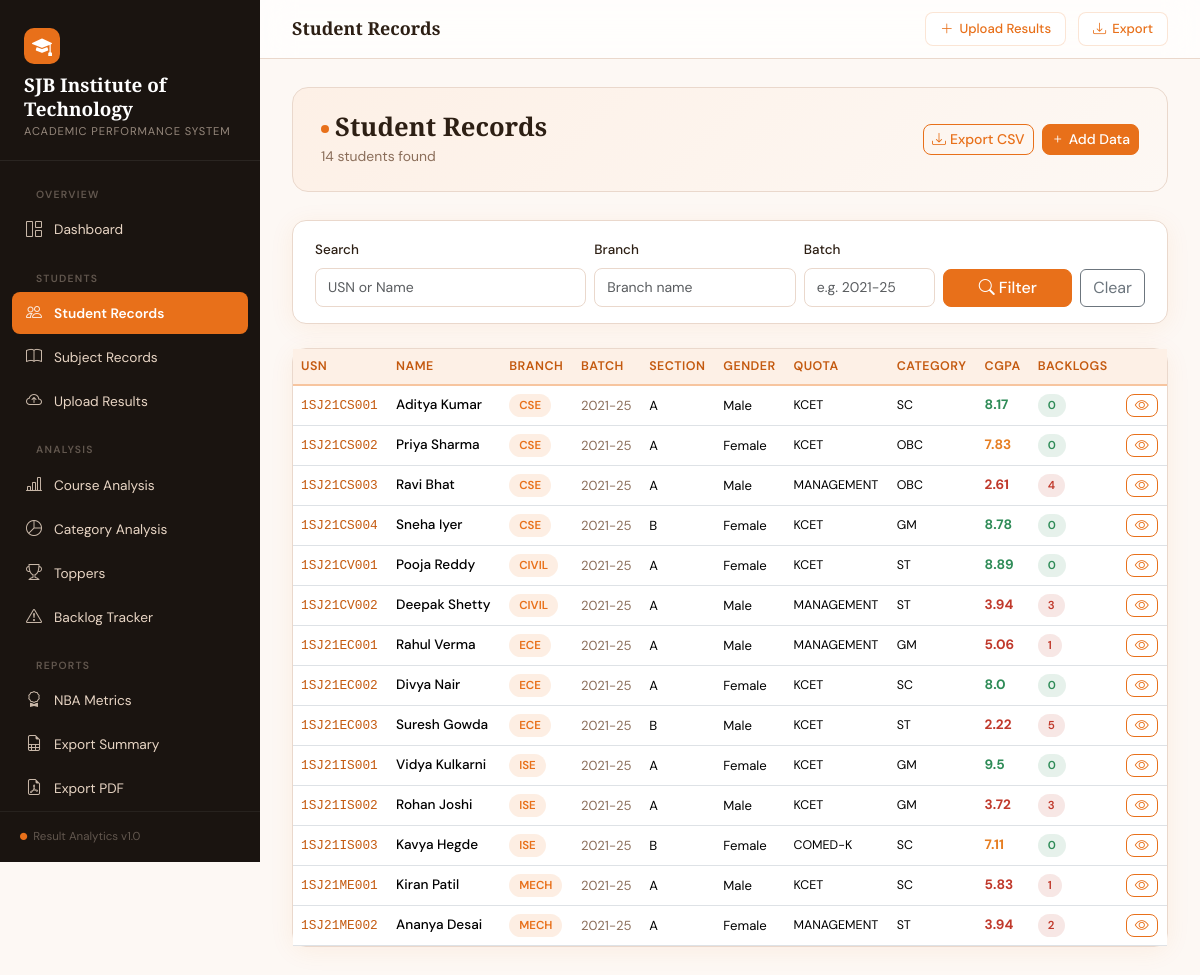
/analytics/students/, run on the app's committed database.
### analytics/models.py (models this page shows, shortened)
class Student(models.Model):
    GENDER_CHOICES = [('M', 'Male'), ('F', 'Female'), ('O', 'Other')]
    ADMISSION_QUOTA_CHOICES = [
        ('MGMT', 'Management'), ('GOV', 'Government'), ('NRI', 'NRI'), ('SNQ', 'SNQ'), ('OTHER', 'Other')
    ]
    ADMISSION_TYPE_CHOICES = [
        ('LATERAL', 'Lateral Entry'), ('REGULAR', 'Regular'), ('OTHER', 'Other')
    ]
    usn = models.CharField(max_length=20, unique=True, verbose_name='USN')
    name = models.CharField(max_length=100, verbose_name='Student Name')
    branch = models.CharField(max_length=100, verbose_name='Branch')
    batch = models.CharField(max_length=20, verbose_name='Batch')
    section = models.CharField(max_length=10, verbose_name='Section', blank=True, null=True)
    gender = models.CharField(max_length=1, choices=GENDER_CHOICES, blank=True, null=True)
    admission_quota = models.CharField(max_length=20, choices=ADMISSION_QUOTA_CHOICES, blank=True, null=True)
    admission_type = models.CharField(max_length=20, choices=ADMISSION_TYPE_CHOICES, blank=True, null=True)
    actual_category = models.CharField(max_length=50, blank=True, null=True)
    seat_category_claimed = models.CharField(max_length=50, blank=True, null=True)
    seat_category_alloted = models.CharField(max_length=50, blank=True, null=True)
    domicile_state = models.CharField(max_length=100, blank=True, null=True)
    domicile_place = models.CharField(max_length=100, blank=True, null=True)
    cet_rank = models.CharField(max_length=20, blank=True, null=True, verbose_name='CET/COMEDK/DCET Rank')
    achievements = models.TextField(blank=True, null=True)
    created_at = models.DateTimeField(auto_now_add=True)
    def get_cgpa(self):
        results = self.semesterresult_set.all()
        if not results:
            return 0.0
        total_credits = sum(r.total_credits for r in results if r.total_credits)
        weighted_sum = sum(r.sgpa * r.total_credits for r in results if r.total_credits and r.sgpa)
        return round(weighted_sum / total_credits, 2) if total_credits else 0.0
    def backlog_count(self):
        return self.result_set.filter(pass_fail='F').count()
    class Meta:
        ordering = ['usn']

### analytics/views.py (the view)
# urls.py: path('students/',            views.student_list,       name='student_list'),
def student_list(request):
    form = StudentFilterForm(request.GET)
    students = Student.objects.all()
    q = request.GET.get('q', '').strip()
    branch = request.GET.get('branch', '').strip()
    batch = request.GET.get('batch', '').strip()
    if q:
        students = students.filter(Q(usn__icontains=q) | Q(name__icontains=q))
    if branch:
        students = students.filter(branch__icontains=branch)
    if batch:
        students = students.filter(batch__icontains=batch)
    for s in students:
        s.cgpa = s.get_cgpa()
        s.backlog_cnt = s.backlog_count()
    branches = Student.objects.values_list('branch', flat=True).distinct().order_by('branch')
    batches = Student.objects.values_list('batch', flat=True).distinct().order_by('batch')
    return render(request, 'analytics/student_list.html', {
        'students': students,
        'form': form,
        'branches': branches,
        'batches': batches,
        'total': students.count(),
    })

### analytics/forms.py
class StudentFilterForm(forms.Form):
    q = forms.CharField(
        required=False,
        widget=forms.TextInput(attrs={'class': 'form-control', 'placeholder': 'Search by USN or Name'})
    )
    branch = forms.CharField(
        required=False,
        widget=forms.TextInput(attrs={'class': 'form-control', 'placeholder': 'Branch'})
    )
    batch = forms.CharField(
        required=False,
        widget=forms.TextInput(attrs={'class': 'form-control', 'placeholder': 'Batch'})
    )
    semester = forms.ChoiceField(
        required=False,
        choices=[('', 'All')] + [(i, f'Sem {i}') for i in range(1, 9)],
        widget=forms.Select(attrs={'class': 'form-select'})
    )

### templates/analytics/student_list.html (shortened to what this page needs)
{% extends "base.html" %}
{% block page_title %}Student Records{% endblock %}
{% block content %}
<div class="page-header d-flex align-items-center justify-content-between flex-wrap gap-2">
  <div>
    <h1><span class="dot-accent"></span>Student Records</h1>
    <p class="section-sub mb-0 mt-1">{{ total }} student{{ total|pluralize }} found</p>
  </div>
  <div class="d-flex gap-2">
    <a href="{% url 'export_students' %}" class="btn btn-outline-primary btn-sm"><i class="bi bi-download me-1"></i>Export CSV</a>
    <a href="{% url 'upload_results' %}" class="btn btn-primary btn-sm"><i class="bi bi-plus me-1"></i>Add Data</a>
  </div>
</div>
<div class="card mb-4">
  <div class="card-body py-3">
    <form method="get" class="row g-2 align-items-end">
      <div class="col-md-4">
        <label class="form-label">Search</label>
        <input type="text" name="q" value="{{ request.GET.q }}" class="form-control" placeholder="USN or Name">
      </div>
      <div class="col-md-3">
        <label class="form-label">Branch</label>
        <input type="text" name="branch" value="{{ request.GET.branch }}" class="form-control" placeholder="Branch name">
      </div>
      <div class="col-md-2">
        <label class="form-label">Batch</label>
        <input type="text" name="batch" value="{{ request.GET.batch }}" class="form-control" placeholder="e.g. 2021-25">
      </div>
      <div class="col-md-3 d-flex gap-2">
        <button type="submit" class="btn btn-primary flex-fill">
          <i class="bi bi-search me-1"></i>Filter
        </button>
        <a href="{% url 'student_list' %}" class="btn btn-outline-secondary">Clear</a>
      </div>
    </form>
  </div>
</div>
<div class="card">
  <div class="card-body p-0">
    {% if students %}
    <div class="table-responsive">
      <table class="table mb-0">
        <thead>
          <tr>
            <th>USN</th>
            <th>Name</th>
            <th>Branch</th>
            <th>Batch</th>
            <th>Section</th>
            <th>Gender</th>
            <th>Quota</th>
            <th>Category</th>
            <th>CGPA</th>
            <th>Backlogs</th>
            <th></th>
          </tr>
        </thead>
        <tbody>
          {% for s in students %}
          <tr>
            <td><code style="font-size:.8rem; color:var(--primary-dark);">{{ s.usn }}</code></td>
            <td style="font-weight:500;">{{ s.name }}</td>
            <td><span class="badge-orange">{{ s.branch }}</span></td>
            <td style="font-size:.82rem; color:var(--text-muted);">{{ s.batch }}</td>
            <td style="font-size:.82rem;">{{ s.section|default:"-" }}</td>
            <td style="font-size:.82rem;">{{ s.get_gender_display|default:"-" }}</td>
            <td style="font-size:.78rem;">{{ s.admission_quota|default:"-" }}</td>
            <td style="font-size:.78rem;">{{ s.actual_category|default:"-" }}</td>
            <td>
              <strong style="color:{% if s.cgpa >= 8 %}var(--success){% elif s.cgpa >= 6 %}var(--warning){% else %}var(--danger){% endif %}">
                {{ s.cgpa }}
              </strong>
            </td>
            <td>
              {% if s.backlog_cnt > 0 %}
                <span class="badge-fail">{{ s.backlog_cnt }}</span>
              {% else %}
                <span class="badge-pass">0</span>
              {% endif %}
            </td>
            <td>
              <a href="{% url 'student_profile' s.usn %}" class="btn btn-sm btn-outline-primary py-0 px-2">
                <i class="bi bi-eye"></i>
              </a>
            </td>
          </tr>
          {% endfor %}
        </tbody>
      </table>
    </div>
    {% else %}
    <div class="text-center py-5 text-muted">
      <i class="bi bi-people fs-1 d-block mb-3 opacity-30"></i>
      <p>No students found.<br>
      <a href="{% url 'upload_results' %}">Upload results to add students →</a></p>
    </div>
    {% endif %}
  </div>
</div>
{% endblock %}

### templates/base.html (shortened to what this page needs)
<!DOCTYPE html>
<html lang="en">
<head>
  <link href="https://cdn.jsdelivr.net/npm/bootstrap@5.3.2/dist/css/bootstrap.min.css" rel="stylesheet">
  <link href="https://cdn.jsdelivr.net/npm/bootstrap-icons@1.11.3/font/bootstrap-icons.min.css" rel="stylesheet">
</head>
<body>
<nav id="sidebar">
  <div class="brand">
    <div class="brand-icon">
      <i class="bi bi-mortarboard-fill text-white fs-5"></i>
    </div>
    <div class="brand-title">SJB Institute of Technology</div>
    <div class="brand-sub">Academic Performance System</div>
  </div>
  <nav class="sidebar-nav mt-2">
    <div class="sidebar-section-label">Overview</div>
    <a href="{% url 'dashboard' %}" class="{% if request.resolver_match.url_name == 'dashboard' %}active{% endif %}">
      <i class="bi bi-grid-1x2"></i> Dashboard
    </a>
    <div class="sidebar-section-label">Students</div>
    <a href="{% url 'student_list' %}" class="{% if 'student' in request.resolver_match.url_name %}active{% endif %}">
      <i class="bi bi-people"></i> Student Records
    </a>
    <a href="{% url 'subject_list' %}" class="{% if 'subject' in request.resolver_match.url_name %}active{% endif %}">
      <i class="bi bi-book"></i> Subject Records
    </a>
    <a href="{% url 'upload_results' %}" class="{% if request.resolver_match.url_name == 'upload_results' %}active{% endif %}">
      <i class="bi bi-cloud-arrow-up"></i> Upload Results
    </a>
    <div class="sidebar-section-label">Analysis</div>
    <a href="{% url 'course_analysis' %}" class="{% if request.resolver_match.url_name == 'course_analysis' %}active{% endif %}">
      <i class="bi bi-bar-chart-line"></i> Course Analysis
    </a>
    <a href="{% url 'category_analysis' %}" class="{% if request.resolver_match.url_name == 'category_analysis' %}active{% endif %}">
      <i class="bi bi-pie-chart"></i> Category Analysis
    </a>
    <a href="{% url 'toppers' %}" class="{% if request.resolver_match.url_name == 'toppers' %}active{% endif %}">
  <i class="bi bi-trophy"></i> Toppers
</a>
    <a href="{% url 'backlog_view' %}" class="{% if request.resolver_match.url_name == 'backlog_view' %}active{% endif %}">
      <i class="bi bi-exclamation-triangle"></i> Backlog Tracker
    </a>
    <div class="sidebar-section-label">Reports</div>
    <a href="{% url 'nba_report' %}" class="{% if request.resolver_match.url_name == 'nba_report' %}active{% endif %}">
      <i class="bi bi-award"></i> NBA Metrics
    </a>
    <a href="{% url 'export_summary' %}">
      <i class="bi bi-file-earmark-spreadsheet"></i> Export Summary
    </a>
    <a href="{% url 'export_pdf' %}">
      <i class="bi bi-file-earmark-pdf"></i> Export PDF
    </a>
  </nav>
  <div class="sidebar-footer">
    <i class="bi bi-circle-fill" style="color:var(--primary); font-size:.45rem; vertical-align:middle;"></i>
    &nbsp;Result Analytics v1.0
  </div>
</nav>
<div id="main-wrapper">
  <div class="topbar">
    <div class="d-flex align-items-center gap-3">
      <span class="topbar-title">{% block page_title %}Dashboard{% endblock %}</span>
    </div>
    <div class="topbar-actions">
      <a href="{% url 'upload_results' %}" class="btn-topbar">
        <i class="bi bi-plus-lg"></i> Upload Results
      </a>
      <a href="{% url 'export_summary' %}" class="btn-topbar">
        <i class="bi bi-download"></i> Export
      </a>
    </div>
  </div>
  <div class="page-content">
    {% block content %}{% endblock %}
  </div>
</div>
</body>
</html>

### data on the page
Student: usn "1SJ21CS001", name "Aditya Kumar", branch "CSE", batch "2021-25", section "A", gender "Male", admission_quota "KCET", actual_category "SC", cgpa "8.17"
Student: usn "1SJ21CS002", name "Priya Sharma", branch "CSE", batch "2021-25", section "A", gender "Female", admission_quota "KCET", actual_category "OBC", cgpa "7.83"
Student: usn "1SJ21CS003", name "Ravi Bhat", branch "CSE", batch "2021-25", section "A", gender "Male", admission_quota "MANAGEMENT", actual_category "OBC", cgpa "2.61", backlog_cnt "4"
Student: usn "1SJ21CS004", name "Sneha Iyer", branch "CSE", batch "2021-25", section "B", gender "Female", admission_quota "KCET", actual_category "GM", cgpa "8.78"
Student: usn "1SJ21CV001", name "Pooja Reddy", branch "CIVIL", batch "2021-25", section "A", gender "Female", admission_quota "KCET", actual_category "ST", cgpa "8.89"
Student: usn "1SJ21CV002", name "Deepak Shetty", branch "CIVIL", batch "2021-25", section "A", gender "Male", admission_quota "MANAGEMENT", actual_category "ST", cgpa "3.94", backlog_cnt "3"
Student: usn "1SJ21EC001", name "Rahul Verma", branch "ECE", batch "2021-25", section "A", gender "Male", admission_quota "MANAGEMENT", actual_category "GM", cgpa "5.06", backlog_cnt "1"
Student: usn "1SJ21EC002", name "Divya Nair", branch "ECE", batch "2021-25", section "A", gender "Female", admission_quota "KCET", actual_category "SC", cgpa "8.0"
Student: usn "1SJ21EC003", name "Suresh Gowda", branch "ECE", batch "2021-25", section "B", gender "Male", admission_quota "KCET", actual_category "ST", cgpa "2.22", backlog_cnt "5"
Student: usn "1SJ21IS001", name "Vidya Kulkarni", branch "ISE", batch "2021-25", section "A", gender "Female", admission_quota "KCET", actual_category "GM", cgpa "9.5"
Student: usn "1SJ21IS002", name "Rohan Joshi", branch "ISE", batch "2021-25", section "A", gender "Male", admission_quota "KCET", actual_category "GM", cgpa "3.72", backlog_cnt "3"
Student: usn "1SJ21IS003", name "Kavya Hegde", branch "ISE", batch "2021-25", section "B", gender "Female", admission_quota "COMED-K", actual_category "SC", cgpa "7.11"
Student: usn "1SJ21ME001", name "Kiran Patil", branch "MECH", batch "2021-25", section "A", gender "Male", admission_quota "KCET", actual_category "SC", cgpa "5.83", backlog_cnt "1"
Student: usn "1SJ21ME002", name "Ananya Desai", branch "MECH", batch "2021-25", section "A", gender "Female", admission_quota "MANAGEMENT", actual_category "ST", cgpa "3.94", backlog_cnt "2"

### other printed values
{{ total }} "14"
